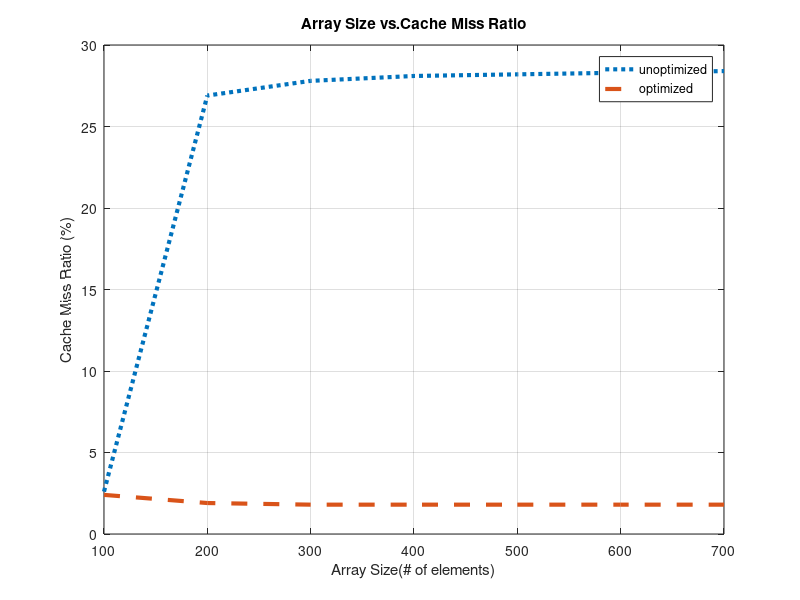

Here is the MATLAB script that generated this plot:
% Cache Project

ARRAY_SIZE = [100 200 300 400 500 600 700];
UnoptCacheMisses = [2.6 26.9 27.8 28.1 28.2 28.3 28.4];
OptCacheMisses = [2.4 1.9 1.8 1.8 1.8 1.8 1.8];
plot(ARRAY_SIZE, UnoptCacheMisses, ':', 'LineWidth', 3);
hold on
plot(ARRAY_SIZE, OptCacheMisses,'--', 'LineWidth', 3);
hold off;
grid
xlabel('Array Size(# of elements)');
ylabel('Cache Miss Ratio (%)');
title('Array Size vs.Cache Miss Ratio')
legend('unoptimized', 'optimized');
